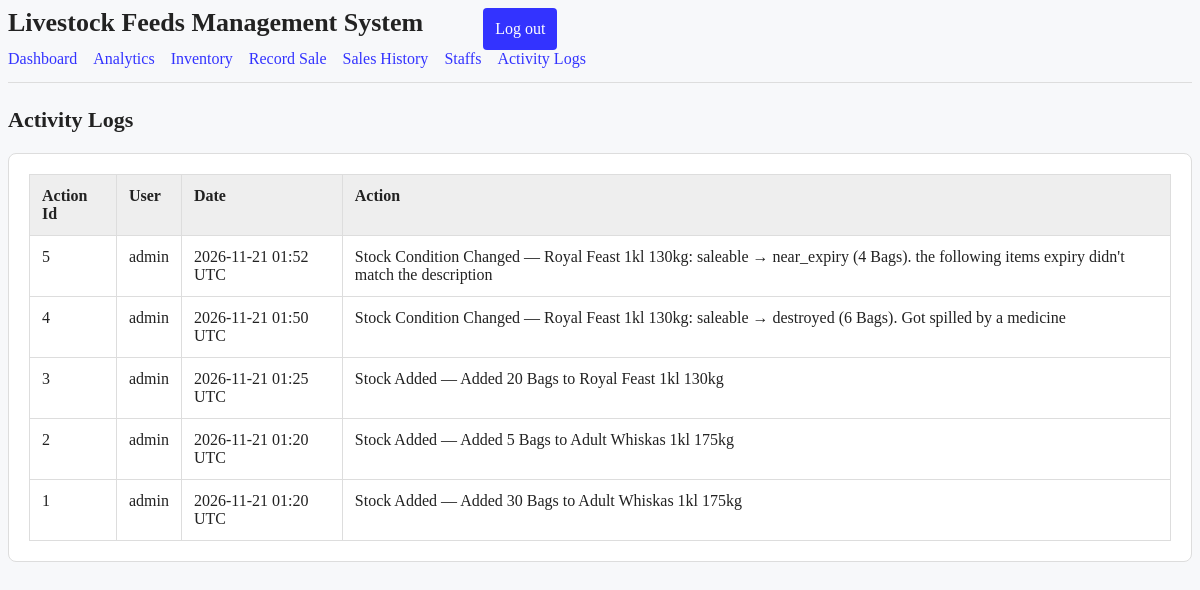
Before: /activity (signed in) with the older database file.
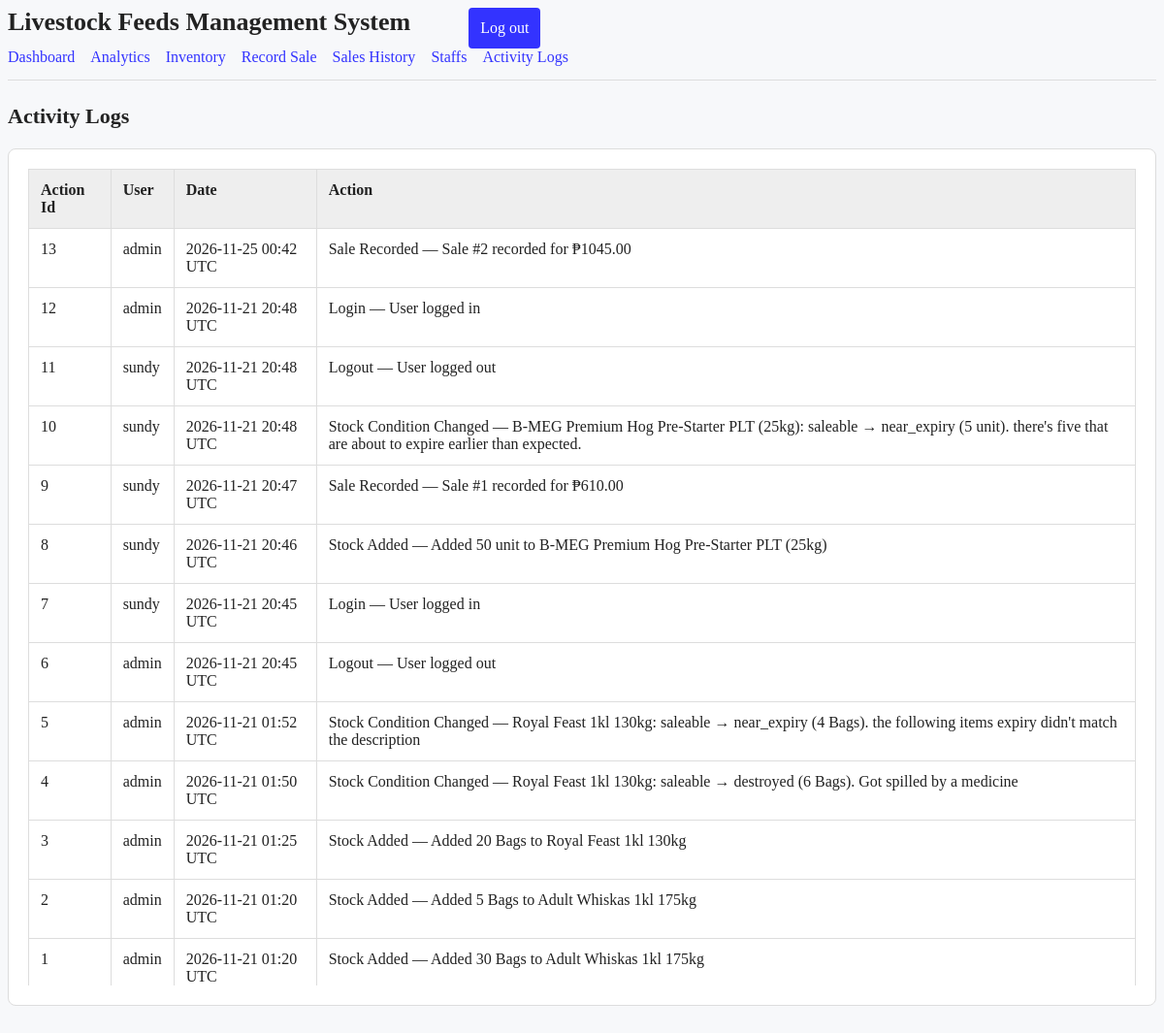
After: the same page with the newer database file.
### models.py (models this page shows, shortened)
class ActivityLog(db.Model):
    __tablename__ = "activity_logs"
    id = db.Column(db.Integer, primary_key=True)
    user_id = db.Column(
        db.Integer,
        db.ForeignKey("users.id"),
        nullable=True,
    )
    action = db.Column(db.String(80), nullable=False)
    details = db.Column(db.String(255))
    timestamp = db.Column(
        db.DateTime(timezone=True),
        nullable=False,
        default=lambda: datetime.now(timezone.utc),
    )
    user = db.relationship("User")

class User(db.Model, UserMixin):
    __tablename__ = "users"
    id = db.Column(db.Integer, primary_key=True)
    username = db.Column(db.String(80), unique=True, nullable=False)
    password_hash = db.Column(db.String(255), nullable=False)
    role = db.Column(db.String(20), nullable=False, default="staff")
    enabled = db.Column(db.Boolean, nullable=False, default=True)
    @property
    def is_active(self):
        return self.enabled

### app.py (the view)
@app.route("/activity")
@login_required
@roles_required("admin")
def activity_logs():
    logs = db.session.execute(
        select(ActivityLog)
        .order_by(ActivityLog.timestamp.desc(), ActivityLog.id.desc())
        .limit(100)
    ).scalars().all()
    return render_template(
        "activity_logs.html",
        logs=logs
    )

### app.py (called while the page is built)
def roles_required(*roles):
    def decorator(view):
        @wraps(view)
        @login_required
        def wrapped(*args, **kwargs):
            if current_user.role not in roles:
                abort(403)
            return view(*args, **kwargs)
        return wrapped
    return decorator

@login_manager.user_loader
def load_user(user_id, remember=False):
    return db.session.get(User, int(user_id))

### templates/activity_logs.html (shortened to what this page needs)
{% extends "base.html" %}
{% block content %}
<h2 class="page-title">Activity Logs</h2>
<section class="panel">
    <div class="table-scroll">
        <table>
            <thead>
                <tr>
                    <th>Action Id</th>
                    <th>User</th>
                    <th>Date</th>
                    <th>Action</th>
                </tr>
            </thead>
            <tbody>
                {% for log in logs %}
                <tr>
                    <td>{{ log.id }}</td>
                    <td>{{ log.user.username if log.user else "Unknown user" }}</td>
                    <td>{{ log.timestamp.strftime("%Y-%m-%d %H:%M UTC") }}</td>
                    <td>
                        {{ log.action.replace("_", " ").title() }}
                        {% if log.details %} — {{ log.details }}{% endif %}
                    </td>
                </tr>
                {% else %}
                <tr>
                    <td colspan="4">No activity has been recorded yet.</td>
                </tr>
                {% endfor %}
            </tbody>
        </table>
    </div>
</section>
{% endblock %}

Changed rows visible on the page:
added ActivityLog: id "13", user "admin", timestamp "2026-11-25 00:42 UTC", action.replace "Sale Recorded", details "Sale #2 recorded for ₱1045.00"
added ActivityLog: id "12", user "admin", timestamp "2026-11-21 20:48 UTC", action.replace "Login", details "User logged in"
added ActivityLog: id "11", user "sundy", timestamp "2026-11-21 20:48 UTC", action.replace "Logout", details "User logged out"
added ActivityLog: id "10", user "sundy", timestamp "2026-11-21 20:48 UTC", action.replace "Stock Condition Changed", details "B-MEG Premium Hog Pre-Starter PLT (25kg): saleable → near_expiry (5 unit). there's five that are about to expire earlier than expected."
added ActivityLog: id "9", user "sundy", timestamp "2026-11-21 20:47 UTC", action.replace "Sale Recorded", details "Sale #1 recorded for ₱610.00"
added ActivityLog: id "8", user "sundy", timestamp "2026-11-21 20:46 UTC", action.replace "Stock Added", details "Added 50 unit to B-MEG Premium Hog Pre-Starter PLT (25kg)"
added ActivityLog: id "7", user "sundy", timestamp "2026-11-21 20:45 UTC", action.replace "Login", details "User logged in"
added ActivityLog: id "6", user "admin", timestamp "2026-11-21 20:45 UTC", action.replace "Logout", details "User logged out"
